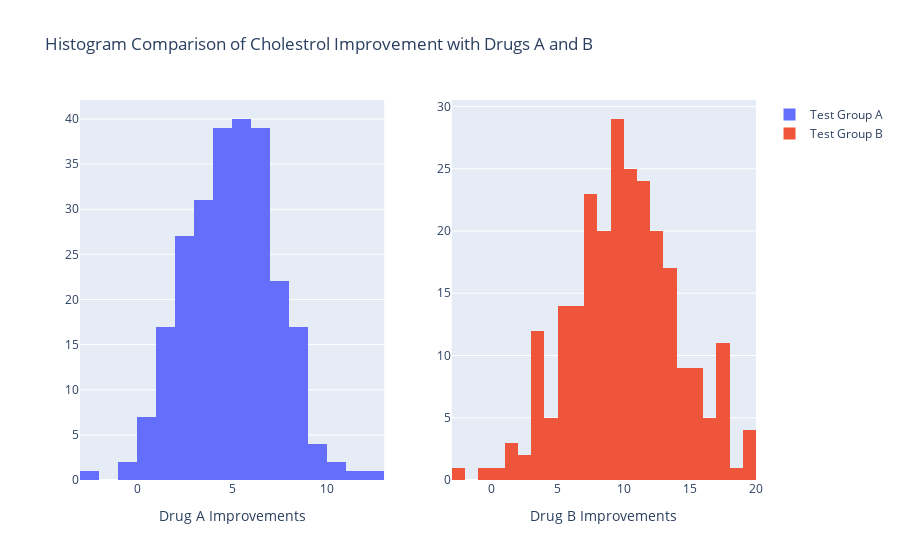

Here is the notebook cell this chart was saved with:
### Code cell
fig = make_subplots(rows=1, cols=2)
fig.add_trace(go.Histogram(x=madf["A improvement"], name = "Test Group A"), row=1, col=1)
fig.add_trace(go.Histogram(x=mbdf["B improvement"], name = "Test Group B"), row=1, col=2)

fig.update_xaxes(title="Drug A Improvements", row=1, col=1)
fig.update_xaxes(title="Drug B Improvements", row=1, col=2)

fig.update_layout(title_text="Histogram Comparison of Cholestrol Improvement with Drugs A and B")

fig.show()

### Figure 1 — Plotly figure (JSON) as saved in the notebook; plotly's stock layout.template omitted (floating-point values rounded to 4 significant figures; data arrays with more than 128 entries replaced by an {"elided": "..."} marker saying what was removed)
{"data": [{"name": "Test Group A", "type": "histogram", "x": {"elided": "250 float values"}, "xaxis": "x", "yaxis": "y"}, {"name": "Test Group B", "type": "histogram", "x": {"elided": "250 float values"}, "xaxis": "x2", "yaxis": "y2"}], "layout": {"title": {"text": "Histogram Comparison of Cholestrol Improvement with Drugs A and B"}, "xaxis": {"anchor": "y", "domain": [0, 0.45], "title": {"text": "Drug A Improvements"}}, "xaxis2": {"anchor": "y2", "domain": [0.55, 1], "title": {"text": "Drug B Improvements"}}, "yaxis": {"anchor": "x", "domain": [0, 1]}, "yaxis2": {"anchor": "x2", "domain": [0, 1]}}}
